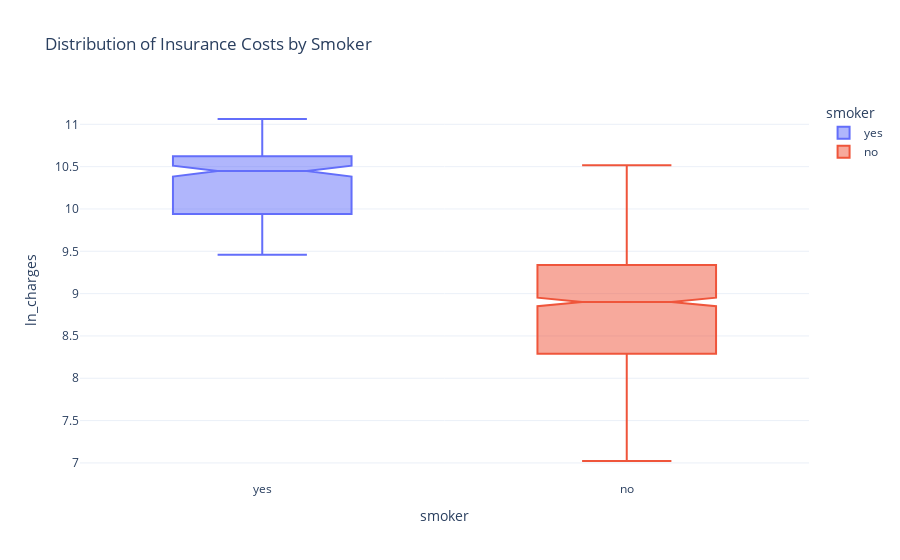

Notebook source saved alongside this figure:
### Code cell
from plotly.offline import plot, iplot, init_notebook_mode
import plotly.express as px

init_notebook_mode(connected=True)
px.defaults.template = "plotly_white"
plot_df=data1.copy()
fig = px.box(data, x="smoker", y="ln_charges", color="smoker", 
             notched=True, points="outliers", height=600,
             title="Distribution of Insurance Costs by Smoker")

fig.show()

### Figure 1 — Plotly figure (JSON) as saved in the notebook; plotly's stock layout.template omitted (floating-point values rounded to 4 significant figures; data arrays with more than 128 entries replaced by an {"elided": "..."} marker saying what was removed)
{"data": [{"alignmentgroup": "True", "boxpoints": "outliers", "hovertemplate": "smoker=%{x}<br>ln_charges=%{y}<extra></extra>", "legendgroup": "yes", "marker": {"color": "#636efa"}, "name": "yes", "notched": true, "offsetgroup": "yes", "orientation": "v", "showlegend": true, "type": "box", "x": {"elided": "274 str values"}, "x0": " ", "xaxis": "x", "y": {"elided": "274 float values"}, "y0": " ", "yaxis": "y"}, {"alignmentgroup": "True", "boxpoints": "outliers", "hovertemplate": "smoker=%{x}<br>ln_charges=%{y}<extra></extra>", "legendgroup": "no", "marker": {"color": "#EF553B"}, "name": "no", "notched": true, "offsetgroup": "no", "orientation": "v", "showlegend": true, "type": "box", "x": {"elided": "1064 str values"}, "x0": " ", "xaxis": "x", "y": {"elided": "1064 float values"}, "y0": " ", "yaxis": "y"}], "layout": {"autosize": true, "boxmode": "overlay", "legend": {"title": {"text": "smoker"}, "tracegroupgap": 0}, "title": {"text": "Distribution of Insurance Costs by Smoker"}, "xaxis": {"anchor": "y", "autorange": true, "categoryarray": ["yes", "no"], "categoryorder": "array", "domain": [0, 1], "range": [-0.5, 1.5], "title": {"text": "smoker"}, "type": "category"}, "yaxis": {"anchor": "x", "autorange": true, "domain": [0, 1], "range": [6.798, 11.29], "title": {"text": "ln_charges"}, "type": "linear"}}}
